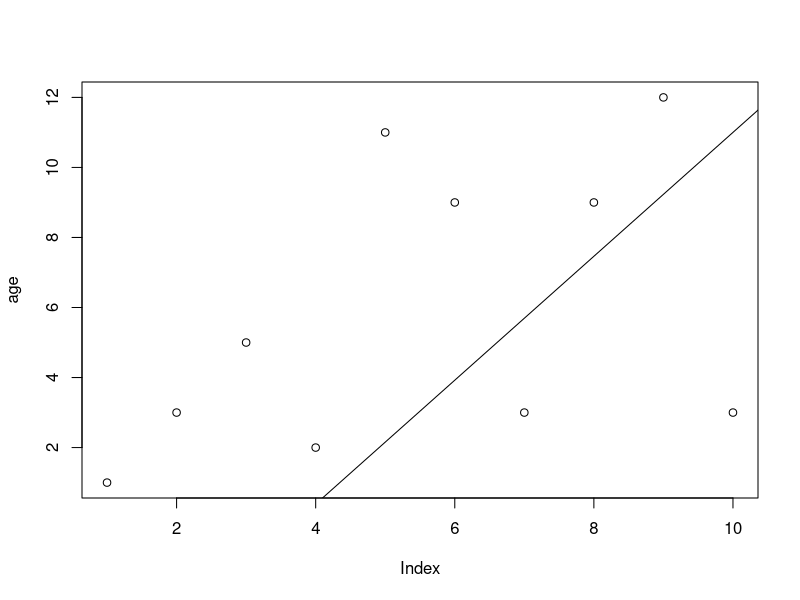

The R script that drew this image:
age <- c(1,3,5,2,11,9,3,9,12,3)
weight<- c(4.4,5.3,7.2,5.2,8.5,7.3,6,10.4,10.2,6.1)
mean(age)
plot(age)
sd(weight)
cor(age, weight)
lm(age ~ weight)
meanofage <- mean(age)
abline (lm(age ~ weight))
